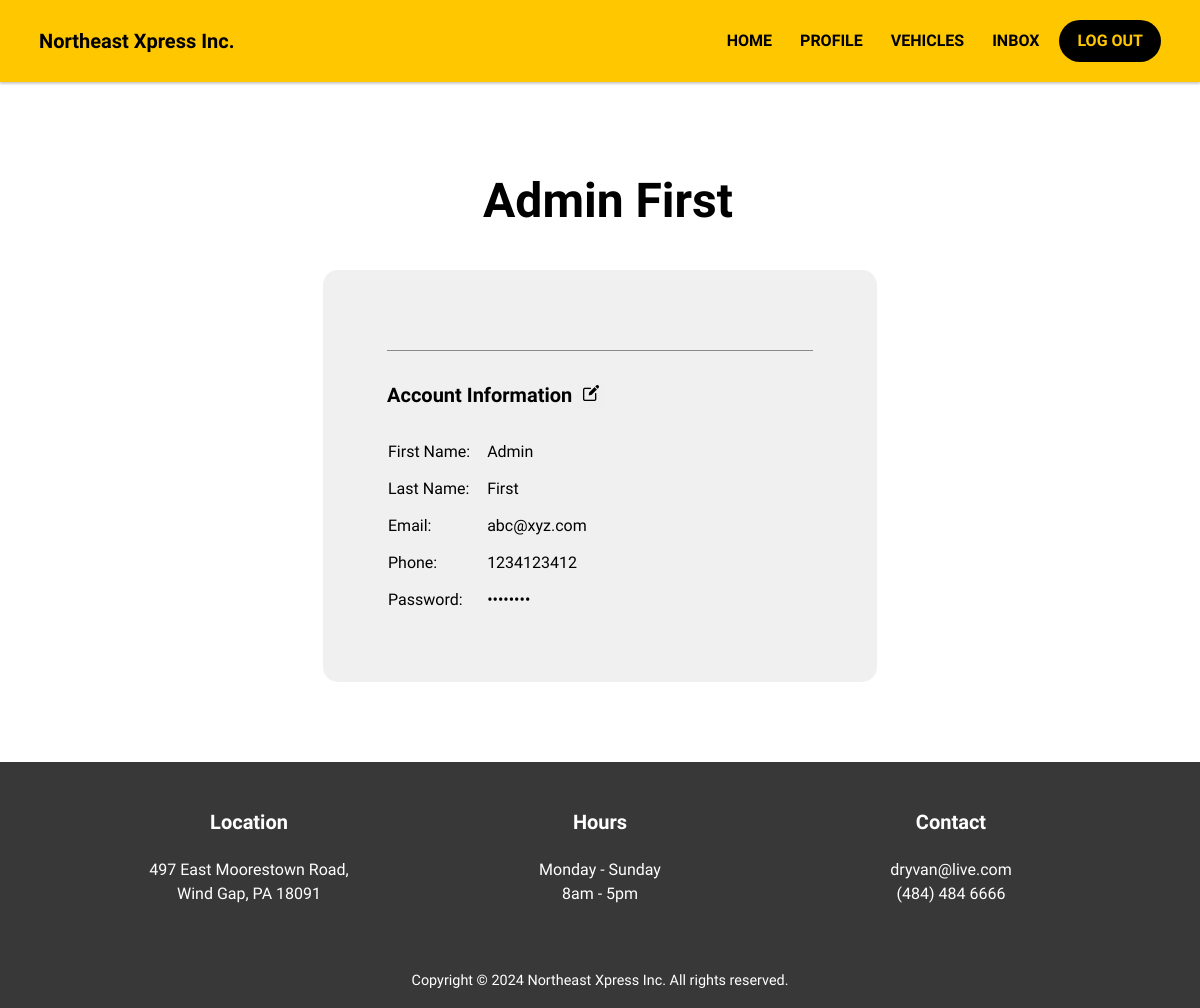
The app's page /profile.php (signed in) with its own data.
### tables this page shows
CREATE TABLE `users` (
  `UserID` int NOT NULL,
  `FirstName` varchar(50) DEFAULT NULL,
  `LastName` varchar(50) DEFAULT NULL,
  `Email` varchar(100) DEFAULT NULL,
  `Phone` varchar(15) DEFAULT NULL,
  `Password` varchar(255) DEFAULT NULL,
  `Role` varchar(50) DEFAULT 'user',
  `CreatedAt` timestamp NULL DEFAULT CURRENT_TIMESTAMP,
  `otp` varchar(6) DEFAULT NULL
);

### profile.php (the view, shortened to what this page needs)
<?php
require_once './includes/db_conn.php';
$userID = $_SESSION['UserID'];
$query = "SELECT FirstName, LastName, Email, Phone FROM users WHERE UserID = $userID";
$result = $conn->query($query);
if ($result) {
    $row = $result->fetch_assoc();
    $firstName = $row['FirstName'];
    $lastName = $row['LastName'];
    $email = $row['Email'];
    $phone = $row['Phone'];
} else {
    $info = "<p class='alert alert-danger'>Error fetching user information.</p>";
}
?>
<html lang="en">
    <head>
        <link rel="stylesheet" href="https://cdnjs.cloudflare.com/ajax/libs/font-awesome/6.5.2/css/all.min.css"
 />
        <link rel="stylesheet" href="https://cdn.jsdelivr.net/npm/bootstrap@4.3.1/dist/css/bootstrap.min.css"
>
        <link rel="stylesheet" href="assets/css/style.css">
    </head>
    <body>
        <?php include './includes/navbar.php'; ?>
        <div class="container-fluid profile-page">
            <div class="row">
                <div class="col-12 col-md-10 col-lg-6 m-auto profile">
                    <h2 id="fullName"><?php echo $firstName . ' ' . $lastName; ?></h2>
                    <div class="profile-box" id="profileInfo">
                        <hr id="horizontal">
                        <h5 class="heading"> Account Information
                            <button type="button" onclick="editAccount();" class="edit-button">
                                <img src="./assets/img/edit-b.png" alt="Edit Icon">
                            </button>
                        </h5>
                        <table class="tprofile">
                            <tr>
                                <td>First Name:</td>
                                <td id="displayFirstName"><?php echo $firstName; ?></td>
                            </tr>
                            <tr>
                                <td>Last Name:</td>
                                <td id="displayLastName"><?php echo $lastName; ?></td>
                            </tr>
                            <tr>
                                <td>Email:</td>
                                <td id="displayEmail"><?php echo $email; ?></td>
                            </tr>
                            <tr>
                                <td>Phone:</td>
                                <td id="displayPhone"><?php echo $phone; ?></td>
                            </tr>
                            <tr>
                                <td>Password:</td>
                                <td id="displayPassword">••••••••</td>
                            </tr>
                        </table>
                    </div>
                </div>
            </div>
        </div>
        <div id="contact" class="container-fluid m-0 footer">
            <div class="row justify-content-center red">
                <div class="col-md-4 text-center">
                    <h4>Location</h4>
                    <p>497 East Moorestown Road, <br>Wind Gap, PA 18091</p>
                </div>
                <div class="col-md-4 text-center">
                    <h4>Hours</h4>
                    <p>Monday - Sunday<br>8am - 5pm</p>
                </div>
                <div class="col-md-4 text-center">
                    <h4>Contact</h4>
                    <p>dryvan@live.com<br>
                        <a href="tel:+14844846666"> (484) 484 6666 </a>
                    </p>
                </div>
            </div>
        </div>
        <div class="container-fluid m-0 justify-content-center copyright">
            <div class="row">
                <div class="col">
                    <p> Copyright &copy; 2024 Northeast Xpress Inc. All rights reserved. </p>
                </div>
            </div>
        </div>
    </body>
</html>

### assets/css/style.css (style rules this page uses)
body { font-family: "Work Sans", sans-serif; font-style: normal; scroll-behavior: smooth; overflow-x: hidden; }
.container-fluid { margin: .75rem .5rem; }
.profile-page { margin-bottom: 10vh; }
.profile h2 { margin-top: 20vh; text-align: center; }
.heading { font-weight: 600; font-size: 1.25rem; color: #000000; padding-bottom: 1rem; }
#horizontal { border-color: #8b8b8b; padding-bottom: 1rem; }
.edit-button { outline: none; border: none; }
.edit-button img { height: 1rem; margin-bottom: .4rem; width: auto; }
.profile-box { background-color: #f0f0f0; margin-right: 1rem; padding: 2.5rem 2.5rem; border-radius: 15px; }
.tprofile td { font-size: 1rem; font-weight: 400; color: #000000; line-height: 2.2; }
#displayFirstName, #displayLastName, #displayPhone, #displayPassword { text-transform: capitalize; padding-left: 1rem; }
#displayEmail { padding-left: 1rem; }
.vehicles h2, .profile h2 { display: flex; justify-content: center; align-items: center; font-weight: 700; font-size: 3rem; color: #000000; padding-bottom: 2rem; }
.footer { display: flex; align-items: center; justify-content: space-evenly; min-height: 25vh; background-color: #383838; }
.red { width: 90%; padding: 2rem 0; }
.red .text-center { padding: 1rem 0; }
.red h4 { color: #ffffff; font-weight: 600; font-size: 1.25rem; padding-bottom: 1rem; }
.red p { color: #ffffff; font-weight: 500; }
.red a { color: #ffffff; }
.copyright { background-color: #383838; color: #FFFFFF; padding: 0; display: flex; justify-content: center; align-items: center; font-size: .9rem; }
@media (min-width: 992px) { .profile-box { padding: 3rem; } }
@media (min-width: 1200px) { .profile-box { padding: 4rem; } }

### records on screen
users: FirstName "Admin", LastName "First", Email "abc@xyz.com", Phone "1234123412"
